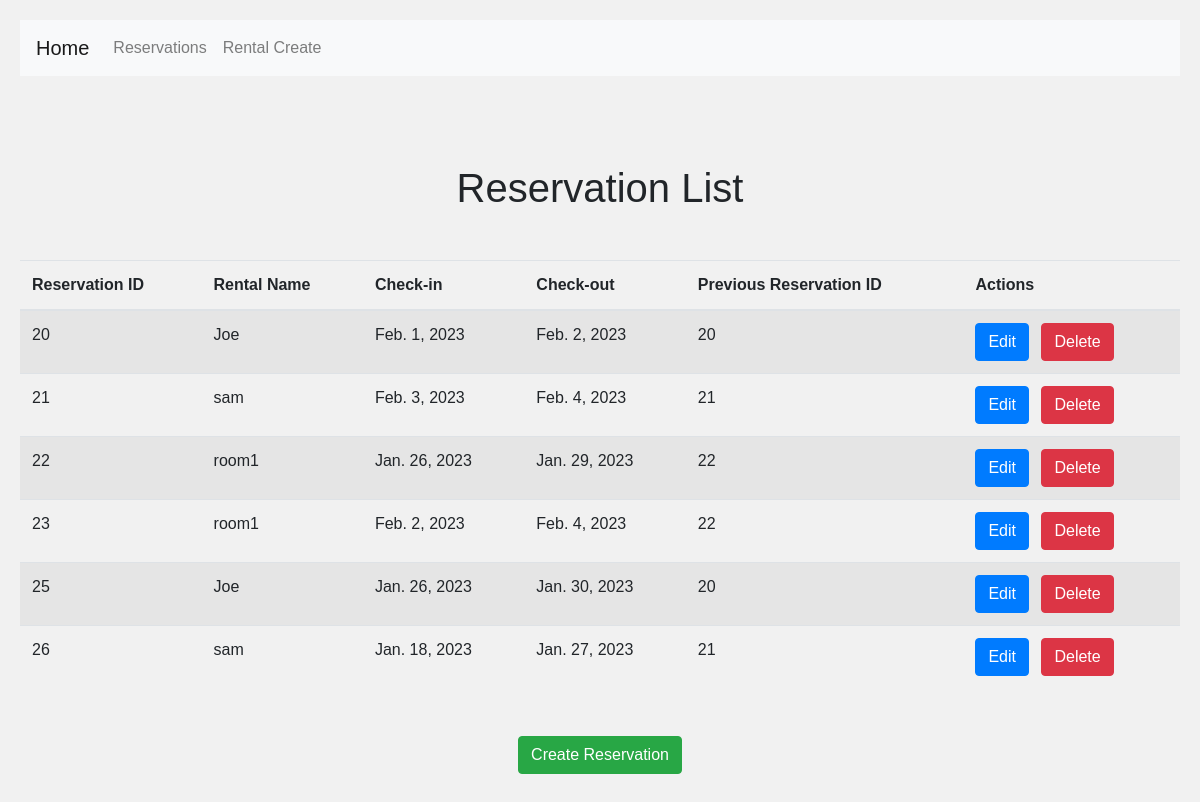
The page /reservations/list/ on the database as committed earlier.
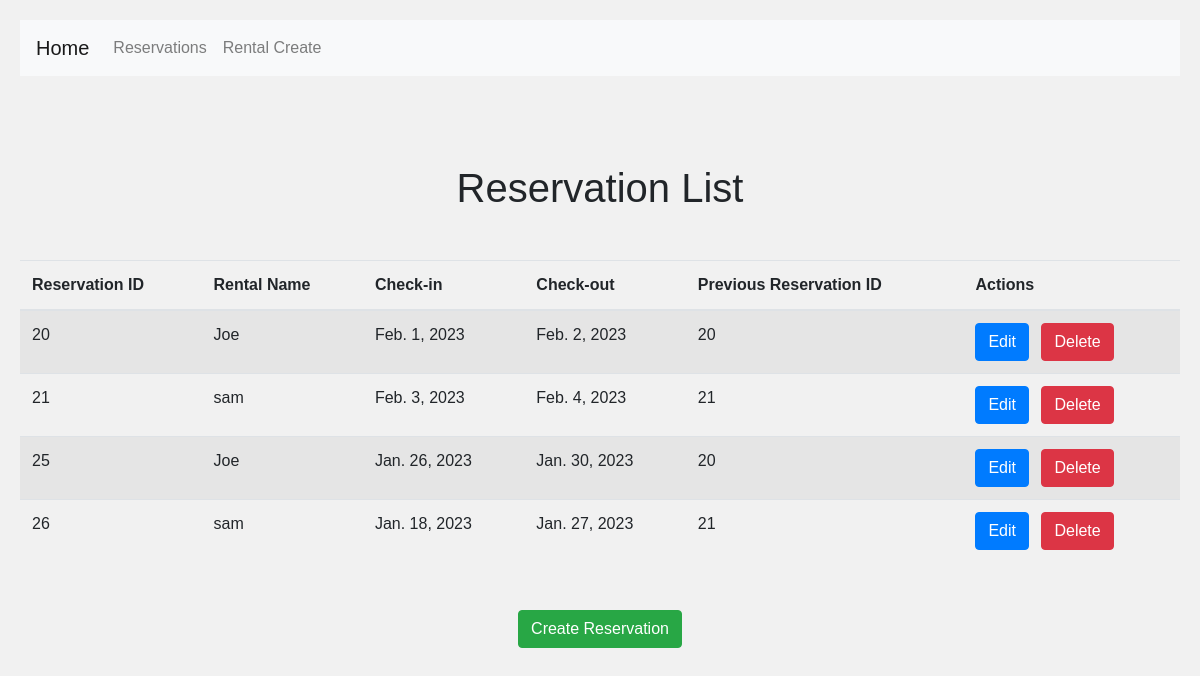
The same page on the database as committed later.
### BookingsApp/models.py (models this page shows, shortened)
class Reservation(models.Model):
    rental = models.ForeignKey(Rental, on_delete=models.CASCADE)
    checkin = models.DateField()
    checkout = models.DateField()

class Rental(models.Model):
    name = models.CharField(max_length=255)

### BookingsApp/views.py (the view)
# urls.py: path('reservations/list/', views.reservation_list, name='reservation_list'),
def reservation_list(request):
    reservations = Reservation.objects.all()
    context = {
        'reservations': [],
    }
    for reservation in reservations:
        try:
            prev_obj = prev_reservation(reservation.rental.id)
            context['reservations'].append((reservation, prev_obj))
        except Reservation.DoesNotExist:
            reservation.prev_reservation_id = None
    return render(request, 'reservation_list.html', context)

### BookingsApp/views.py (called while the page is built)
@register.filter
def prev_reservation(pk):
    try:
        prev_reserve = Reservation.objects.all().filter(rental_id=pk).values().first()
        return prev_reserve
    except Reservation.DoesNotExist:
        return None

### templates/reservation_list.html
{% extends 'index.html' %}
{% block content %}
  <h1 class="text-center my-5">Reservation List</h1>
  <table class="table table-striped">
    <thead>
      <tr>
        <th>Reservation ID</th>
        <th>Rental Name</th>
        <th>Check-in</th>
        <th>Check-out</th>
        <th>Previous Reservation ID</th>
        <th>Actions</th>
      </tr>
    </thead>
    <tbody>
      {% for reservation, previous_rent in reservations %}
      <tr>
        <td>{{ reservation.id }}</td>
        <td>{{ reservation.rental.name }}</td>
        <td>{{ reservation.checkin }}</td>
        <td>{{ reservation.checkout }}</td>
        <td>{{ previous_rent.id }}</td>
        <td>
          <a href="{% url 'BookingsApp:reservation_edit' reservation.pk %}" class="btn btn-primary mr-2">Edit</a>
          <a href="{% url 'BookingsApp:reservation_delete' reservation.pk %}" class="btn btn-danger" onclick="return confirm('Are you sure?');">Delete</a>
        </td>
      </tr>
      {% endfor %}
    </tbody>
  </table>
  <div class="text-center my-5">
    <a href="{% url 'BookingsApp:reservation_create' %}" class="btn btn-success">Create Reservation</a>
  </div>
{% endblock %}

### templates/index.html (shortened to what this page needs)
<!doctype html>
<html lang="en">
<head>
    {% load static %}
    <link rel="stylesheet" href="https://stackpath.bootstrapcdn.com/bootstrap/4.5.2/css/bootstrap.min.css">
    <link rel="stylesheet" href="{% static 'custom.css' %}">
</head>
<body>
    <header>
        <nav class="navbar navbar-expand-lg navbar-light bg-light">
            <a class="navbar-brand" href="{% url "BookingsApp:Home" %}">Home</a>
            <div class="collapse navbar-collapse" id="navbarNav">
                <ul class="navbar-nav">
                    <li class="nav-item">
                        <a class="nav-link" href="{% url 'BookingsApp:reservation_list' %}">Reservations</a>
                    </li>
                    <li class="nav-item">
                        <a class="nav-link" href="{% url 'BookingsApp:rental_create' %}">Rental Create</a>
                    </li>
                </ul>
            </div>
        </nav>
    </header>
    <main>
        {% block content %}{% endblock %}
    </main>
</body>
</html>

### static/custom.css (style rules this page uses)
body { background-color: #f1f1f1; font-family: Arial, sans-serif; }
header { padding: 20px; }
main { padding: 20px; }

Rows that differ between the two databases and show on the page:
removed Reservation: id "22", rental.name "room1", checkin "Jan. 26, 2023", checkout "Jan. 29, 2023"
removed Reservation: id "23", rental.name "room1", checkin "Feb. 2, 2023", checkout "Feb. 4, 2023", id "22"
